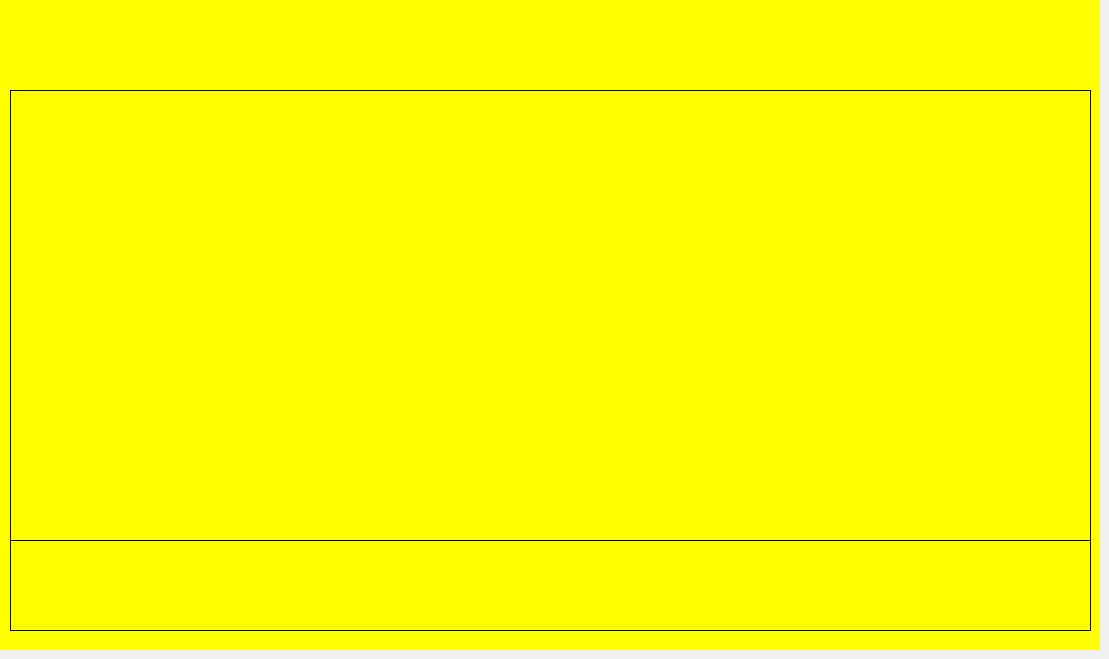
    <widget class="QWidget" name="simulationExpDescriptionPage">
     <widget class="QWidget" name="simulationExpDescriptionPanel" native="true">
      <property name="geometry">
       <rect>
        <x>0</x>
        <y>0</y>
        <width>1100</width>
        <height>650</height>
       </rect>
      </property>
      <property name="palette">
       <palette>
        <active>
         <colorrole role="Base">
          <brush brushstyle="SolidPattern">
           <color alpha="255">
            <red>255</red>
            <green>255</green>
            <blue>255</blue>
           </color>
          </brush>
         </colorrole>
         <colorrole role="Window">
          <brush brushstyle="SolidPattern">
           <color alpha="255">
            <red>255</red>
            <green>255</green>
            <blue>0</blue>
           </color>
          </brush>
         </colorrole>
        </active>
        <inactive>
         <colorrole role="Base">
          <brush brushstyle="SolidPattern">
           <color alpha="255">
            <red>255</red>
            <green>255</green>
            <blue>255</blue>
           </color>
          </brush>
         </colorrole>
         <colorrole role="Window">
          <brush brushstyle="SolidPattern">
           <color alpha="255">
            <red>255</red>
            <green>255</green>
            <blue>0</blue>
           </color>
          </brush>
         </colorrole>
        </inactive>
        <disabled>
         <colorrole role="Base">
          <brush brushstyle="SolidPattern">
           <color alpha="255">
            <red>255</red>
            <green>255</green>
            <blue>0</blue>
           </color>
          </brush>
         </colorrole>
         <colorrole role="Window">
          <brush brushstyle="SolidPattern">
           <color alpha="255">
            <red>255</red>
            <green>255</green>
            <blue>0</blue>
           </color>
          </brush>
         </colorrole>
        </disabled>
       </palette>
      </property>
      <property name="autoFillBackground">
       <bool>true</bool>
      </property>
      <widget class="QWidget" name="gridLayoutWidget_32">
       <property name="geometry">
        <rect>
         <x>10</x>
         <y>10</y>
         <width>1081</width>
         <height>61</height>
        </rect>
       </property>
       <layout class="QGridLayout" name="simulationExpDescriptionTitleGrid"/>
      </widget>
      <widget class="QWidget" name="gridLayoutWidget_33">
       <property name="geometry">
        <rect>
         <x>10</x>
         <y>90</y>
         <width>1081</width>
         <height>451</height>
        </rect>
       </property>
       <layout class="QGridLayout" name="simulationExpDescriptionGrid"/>
      </widget>
      <widget class="QLabel" name="simulationExpDescriptionTextAndPicturesPanel">
       <property name="geometry">
        <rect>
         <x>10</x>
         <y>90</y>
         <width>1081</width>
         <height>451</height>
        </rect>
       </property>
       <property name="font">
        <font>
         <family>Helvetica</family>
         <pointsize>14</pointsize>
         <weight>75</weight>
         <bold>true</bold>
        </font>
       </property>
       <property name="frameShape">
        <enum>QFrame::Box</enum>
       </property>
       <property name="text">
        <string/>
       </property>
       <property name="textFormat">
        <enum>Qt::PlainText</enum>
       </property>
       <property name="alignment">
        <set>Qt::AlignHCenter|Qt::AlignTop</set>
       </property>
      </widget>
      <widget class="QLabel" name="nextButtonSimulationExpDescriptionPanel">
       <property name="geometry">
        <rect>
         <x>10</x>
         <y>540</y>
         <width>1081</width>
         <height>91</height>
        </rect>
       </property>
       <property name="font">
        <font>
         <family>Helvetica</family>
         <pointsize>14</pointsize>
         <weight>75</weight>
         <bold>true</bold>
        </font>
       </property>
       <property name="frameShape">
        <enum>QFrame::Box</enum>
       </property>
       <property name="text">
        <string/>
       </property>
       <property name="alignment">
        <set>Qt::AlignHCenter|Qt::AlignTop</set>
       </property>
      </widget>
      <widget class="QWidget" name="gridLayoutWidget_26">
       <property name="geometry">
        <rect>
         <x>10</x>
         <y>540</y>
         <width>1081</width>
         <height>91</height>
        </rect>
       </property>
       <layout class="QGridLayout" name="pushButtonsSimulationExpDescriptionGrid"/>
      </widget>
      <widget class="QWidget" name="gridLayoutWidget_50">
       <property name="geometry">
        <rect>
         <x>10</x>
         <y>70</y>
         <width>1081</width>
         <height>21</height>
        </rect>
       </property>
       <layout class="QGridLayout" name="simulationExpDescriptionGridBlackSpacingGrid"/>
      </widget>
      <zorder>simulationExpDescriptionTextAndPicturesPanel</zorder>
      <zorder>gridLayoutWidget_32</zorder>
      <zorder>gridLayoutWidget_33</zorder>
      <zorder>nextButtonSimulationExpDescriptionPanel</zorder>
      <zorder>gridLayoutWidget_26</zorder>
      <zorder>gridLayoutWidget_50</zorder>
     </widget>
    </widget>
